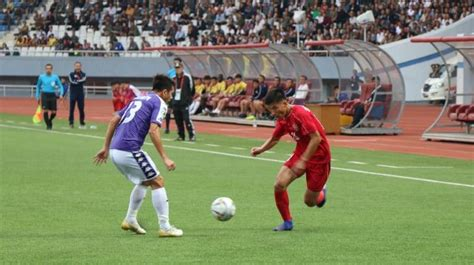
#> input picture LabWork_1/football.jpeg, 474 x 265 px
$ python task1.py
#> lines starting #> are read from the running program, lines starting #| are printed output that depends on the picture
import cv2 as cv
import sys

img = cv.imread("football.jpeg")
#> img is the input picture: shape (265, 474, 3); mean B, G, R 101, 130.5, 126.7

if img is None:
    sys.exit("Could not read the image.")
cv.imshow("Original", img)

imgPurple=img[70:240,90:200]
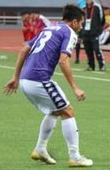
#> imgPurple: shape (170, 110, 3); mean B, G, R 112.2, 136.4, 129.7
imgRed=img[80:240,250:340]
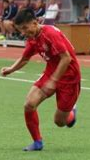
#> imgRed: shape (160, 90, 3); mean B, G, R 75.7, 107.5, 129
imgBall=img[190:220,205:240]
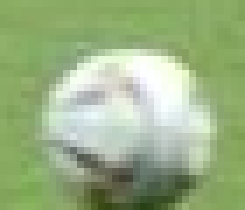
#> imgBall: shape (30, 35, 3) (shown 7 times larger); mean B, G, R 132.3, 177.5, 154.4
cv.imshow("Purple", imgPurple)
cv.imshow("Red", imgRed)
cv.imshow("Ball", imgBall)

cv.waitKey(0)

$ run again, with LabWork_1/chart_test.png saved as LabWork_1/football.jpeg
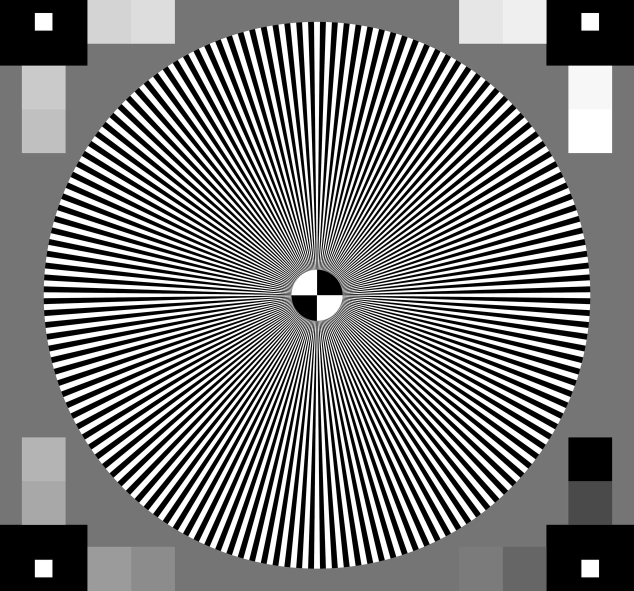
#> input picture LabWork_1/chart_test.png, 1268 x 1181 px (shown at 1/2 size)
#> img is the input picture: shape (1181, 1268, 3); min 0, max 255, mean 122.8
#> `imgRed=img[80:240,250:340]`:
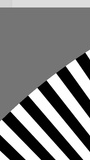
#> imgRed: shape (160, 90, 3); min 0, max 255, mean 127.2
#> `imgBall=img[190:220,205:240]`:
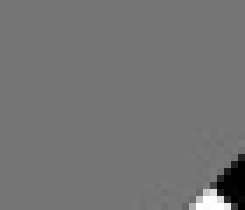
#> imgBall: shape (30, 35, 3) (shown 7 times larger); min 0, max 255, mean 115.9
